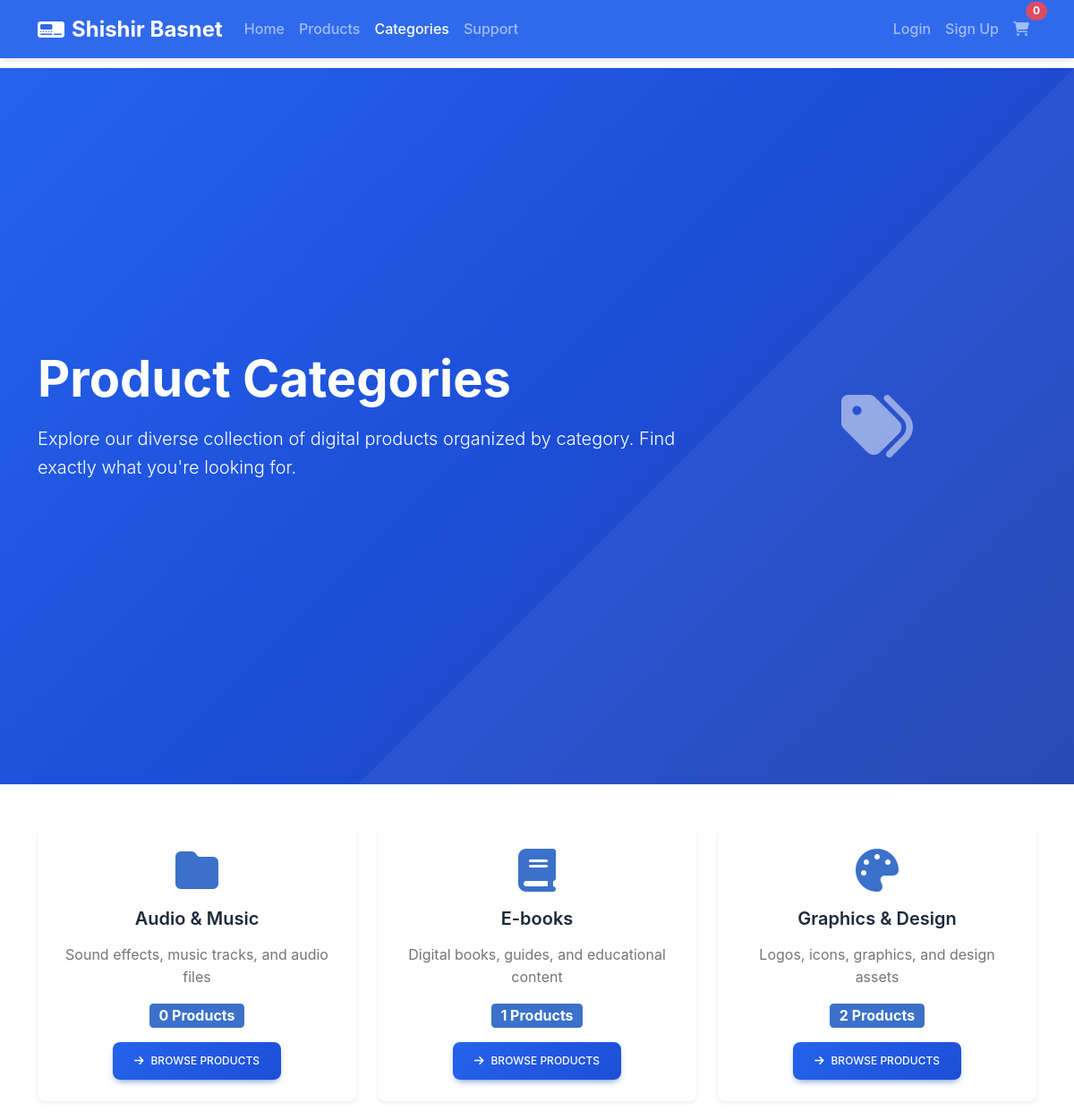
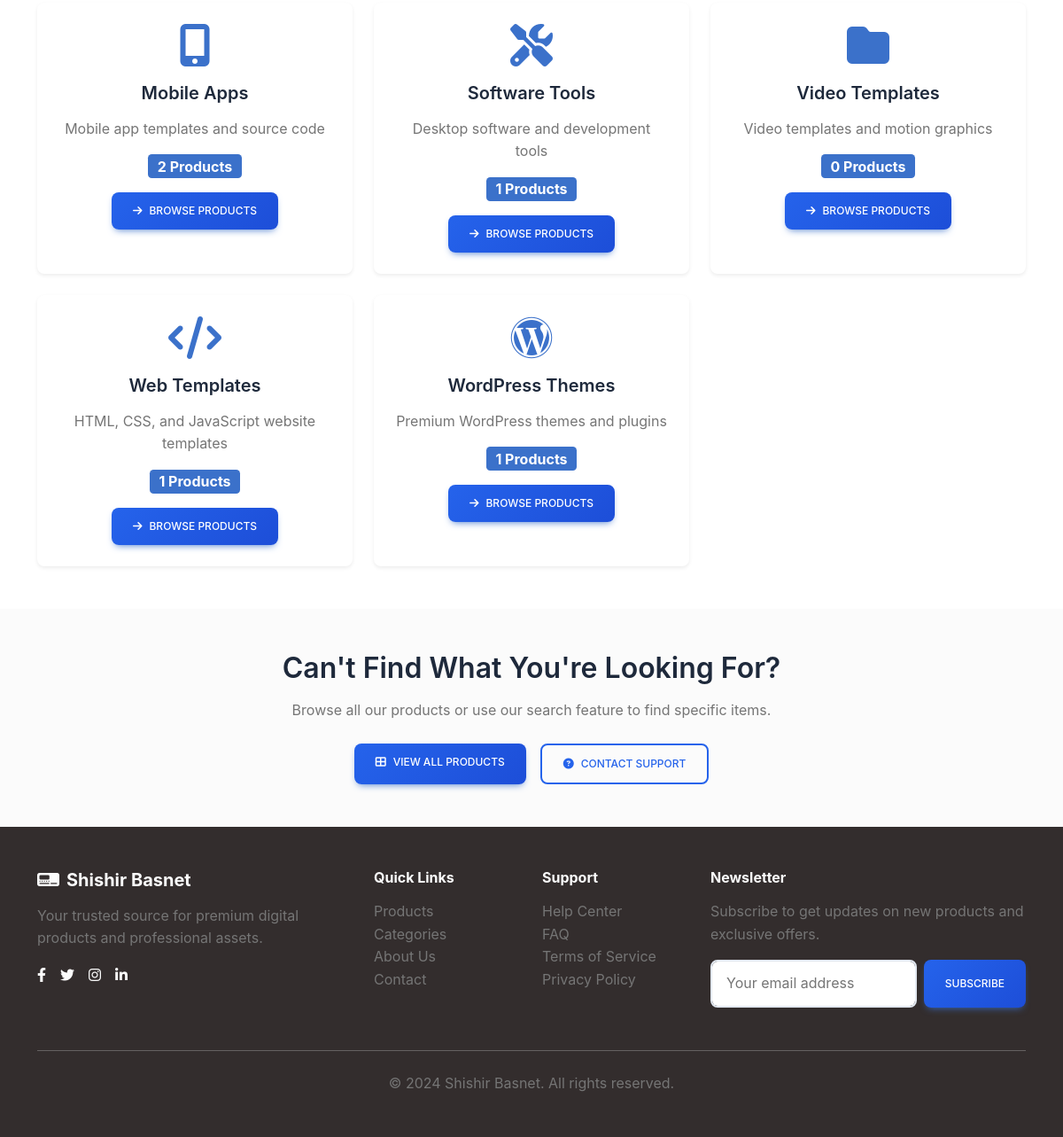
/categories.php, run on the app's committed database (2 pictures, top to bottom).
### tables this page shows
CREATE TABLE `categories` (
  `id` int(11) NOT NULL AUTO_INCREMENT,
  `name` varchar(255) NOT NULL,
  `slug` varchar(255) NOT NULL,
  `description` text,
  `image` varchar(255) DEFAULT NULL,
  `parent_id` int(11) DEFAULT NULL,
  `sort_order` int(11) DEFAULT 0,
  `status` enum('active','inactive') DEFAULT 'active',
  `created_at` timestamp DEFAULT CURRENT_TIMESTAMP,
  `updated_at` timestamp DEFAULT CURRENT_TIMESTAMP ON UPDATE CURRENT_TIMESTAMP,
  PRIMARY KEY (`id`),
  UNIQUE KEY `slug` (`slug`),
  KEY `parent_id` (`parent_id`),
  KEY `idx_status` (`status`),
  CONSTRAINT `categories_ibfk_1` FOREIGN KEY (`parent_id`) REFERENCES `categories` (`id`) ON DELETE SET NULL
);

### categories.php (the view, shortened to what this page needs)
<?php
require_once 'config/database.php';
$user = null;
$stmt = $pdo->query("
    SELECT c.*, COUNT(p.id) as product_count
    FROM categories c
    LEFT JOIN products p ON c.id = p.category_id AND p.status = 'active'
    WHERE c.status = 'active'
    GROUP BY c.id
    ORDER BY c.name ASC
");
$categories = $stmt->fetchAll();
?>
<!DOCTYPE html>
<html lang="en">
<head>
    <link href="https://cdnjs.cloudflare.com/ajax/libs/mdb-ui-kit/6.4.2/mdb.min.css" rel="stylesheet">
    <link href="https://cdnjs.cloudflare.com/ajax/libs/font-awesome/6.4.0/css/all.min.css" rel="stylesheet">
    <link href="assets/css/style.css" rel="stylesheet">
</head>
<body>
    <nav class="navbar navbar-expand-lg navbar-dark bg-primary fixed-top">
        <div class="container">
            <a class="navbar-brand fw-bold" href="index.php">
                <i class="fas fa-digital-tachograph me-2"></i>Shishir Basnet
            </a>
            <div class="collapse navbar-collapse" id="navbarNav">
                <ul class="navbar-nav me-auto">
                    <li class="nav-item">
                        <a class="nav-link" href="index.php">Home</a>
                    </li>
                    <li class="nav-item">
                        <a class="nav-link" href="products.php">Products</a>
                    </li>
                    <li class="nav-item">
                        <a class="nav-link active" href="categories.php">Categories</a>
                    </li>
                    <li class="nav-item">
                        <a class="nav-link" href="support.php">Support</a>
                    </li>
                </ul>
                <ul class="navbar-nav">
                    <?php if ($user): ?>
                        <li class="nav-item dropdown">
                            <a class="nav-link dropdown-toggle" href="#" role="button" data-mdb-toggle="dropdown">
                                <i class="fas fa-user-circle me-1"></i><?php echo htmlspecialchars($user['name']); ?>
                            </a>
                            <ul class="dropdown-menu">
                                <li><a class="dropdown-item" href="profile.php">My Profile</a></li>
                                <li><a class="dropdown-item" href="orders.php">My Orders</a></li>
                                <li><hr class="dropdown-divider"></li>
                                <li><a class="dropdown-item" href="auth/logout.php">Logout</a></li>
                            </ul>
                        </li>
                    <?php else: ?>
                        <li class="nav-item">
                            <a class="nav-link" href="auth/login.php">Login</a>
                        </li>
                        <li class="nav-item">
                            <a class="nav-link" href="auth/signup.php">Sign Up</a>
                        </li>
                    <?php endif; ?>
                    <li class="nav-item">
                        <a class="nav-link position-relative" href="cart.php">
                            <i class="fas fa-shopping-cart"></i>
                            <span class="cart-count badge bg-danger position-absolute top-0 start-100 translate-middle rounded-pill">0</span>
                        </a>
                    </li>
                </ul>
            </div>
        </div>
    </nav>
    <section class="hero-section bg-primary text-white py-5">
        <div class="container">
            <div class="row align-items-center">
                <div class="col-lg-8">
                    <h1 class="display-4 fw-bold mb-3">Product Categories</h1>
                    <p class="lead mb-4">Explore our diverse collection of digital products organized by category. Find exactly what you're looking for.</p>
                </div>
                <div class="col-lg-4 text-center">
                    <i class="fas fa-tags fa-5x opacity-50"></i>
                </div>
            </div>
        </div>
    </section>
    <section class="py-5">
        <div class="container">
            <div class="row g-4">
                <?php foreach ($categories as $category): ?>
                    <div class="col-lg-4 col-md-6">
                        <div class="card category-card h-100 shadow-sm">
                            <div class="card-body text-center p-4">
                                <div class="category-icon mb-3">
                                    <?php
                                    $icons = [
                                        'Web Templates' => 'fas fa-code',
                                        'Graphics & Design' => 'fas fa-palette',
                                        'Mobile Apps' => 'fas fa-mobile-alt',
                                        'WordPress Themes' => 'fab fa-wordpress',
                                        'E-books' => 'fas fa-book',
                                        'Software Tools' => 'fas fa-tools'
                                    ];
                                    $icon = $icons[$category['name']] ?? 'fas fa-folder';
                                    ?>
                                    <i class="<?php echo $icon; ?> fa-3x text-primary"></i>
                                </div>
                                <h5 class="card-title mb-3"><?php echo htmlspecialchars($category['name']); ?></h5>
                                <?php if ($category['description']): ?>
                                    <p class="card-text text-muted mb-3"><?php echo htmlspecialchars($category['description']); ?></p>
                                <?php endif; ?>
                                <div class="mb-3">
                                    <span class="badge bg-primary fs-6"><?php echo number_format($category['product_count']); ?> Products</span>
                                </div>
                                <a href="products.php?category=<?php echo $category['id']; ?>" class="btn btn-primary">
                                    <i class="fas fa-arrow-right me-2"></i>Browse Products
                                </a>
                            </div>
                        </div>
                    </div>
                <?php endforeach; ?>
            </div>
        </div>
    </section>
    <section class="bg-light py-5">
        <div class="container text-center">
            <div class="row justify-content-center">
                <div class="col-lg-8">
                    <h2 class="mb-3">Can't Find What You're Looking For?</h2>
                    <p class="text-muted mb-4">Browse all our products or use our search feature to find specific items.</p>
                    <div class="d-flex gap-3 justify-content-center flex-wrap">
                        <a href="products.php" class="btn btn-primary">
                            <i class="fas fa-th-large me-2"></i>View All Products
                        </a>
                        <a href="support.php" class="btn btn-outline-primary">
                            <i class="fas fa-question-circle me-2"></i>Contact Support
                        </a>
                    </div>
                </div>
            </div>
        </div>
    </section>
    <footer class="bg-dark text-light py-5">
        <div class="container">
            <div class="row">
                <div class="col-lg-4 mb-4">
                    <h5 class="fw-bold mb-3">
                        <i class="fas fa-digital-tachograph me-2"></i>Shishir Basnet
                    </h5>
                    <p class="text-muted">Your trusted source for premium digital products and professional assets.</p>
                    <div class="d-flex gap-3">
                        <a href="#" class="text-light"><i class="fab fa-facebook-f"></i></a>
                        <a href="#" class="text-light"><i class="fab fa-twitter"></i></a>
                        <a href="#" class="text-light"><i class="fab fa-instagram"></i></a>
                        <a href="#" class="text-light"><i class="fab fa-linkedin-in"></i></a>
                    </div>
                </div>
                <div class="col-lg-2 mb-4">
                    <h6 class="fw-bold mb-3">Quick Links</h6>
                    <ul class="list-unstyled">
                        <li><a href="products.php" class="text-muted text-decoration-none">Products</a></li>
                        <li><a href="categories.php" class="text-muted text-decoration-none">Categories</a></li>
                        <li><a href="about.php" class="text-muted text-decoration-none">About Us</a></li>
                        <li><a href="contact.php" class="text-muted text-decoration-none">Contact</a></li>
                    </ul>
                </div>
                <div class="col-lg-2 mb-4">
                    <h6 class="fw-bold mb-3">Support</h6>
                    <ul class="list-unstyled">
                        <li><a href="support.php" class="text-muted text-decoration-none">Help Center</a></li>
                        <li><a href="faq.php" class="text-muted text-decoration-none">FAQ</a></li>
                        <li><a href="terms.php" class="text-muted text-decoration-none">Terms of Service</a></li>
                        <li><a href="privacy.php" class="text-muted text-decoration-none">Privacy Policy</a></li>
                    </ul>
                </div>
                <div class="col-lg-4 mb-4">
                    <h6 class="fw-bold mb-3">Newsletter</h6>
                    <p class="text-muted">Subscribe to get updates on new products and exclusive offers.</p>
                    <form class="d-flex">
                        <input type="email" class="form-control me-2" placeholder="Your email address">
                        <button type="submit" class="btn btn-primary">Subscribe</button>
                    </form>
                </div>
            </div>
            <hr class="my-4">
            <div class="text-center">
                <p class="text-muted mb-0">&copy; 2024 Shishir Basnet. All rights reserved.</p>
            </div>
        </div>
    </footer>
</body>
</html>

### assets/css/style.css (style rules this page uses)
:root { --primary-color: #2563eb; --secondary-color: #64748b; --success-color: #10b981; --warning-color: #f59e0b; --danger-color: #ef4444; --dark-color: #1e293b; --light-color: #f8fafc; --border-radius: 8px; --box-shadow: 0 4px 6px -1px rgba(0, 0, 0, 0.1); --transition: all 0.3s ease; }
[data-theme="light"] { --bg-primary: #ffffff; --bg-secondary: #f8fafc; --text-primary: #1e293b; --text-secondary: #64748b; --border-color: #e2e8f0; }
* { box-sizing: border-box; }
body { font-family: 'Inter', -apple-system, BlinkMacSystemFont, 'Segoe UI', Roboto, sans-serif; line-height: 1.6; color: var(--text-primary, #1e293b); background-color: var(--bg-primary, #ffffff); transition: var(--transition); padding-top: 76px; }
h1, h2, h3, h4, h5, h6 { font-weight: 600; line-height: 1.2; margin-bottom: 1rem; }
.display-4 { font-weight: 700; font-size: 2.5rem; }
@media (min-width: 768px) { .display-4 { font-size: 3.5rem; } }
.navbar { backdrop-filter: blur(10px); background-color: rgba(37, 99, 235, 0.95) !important; box-shadow: var(--box-shadow); }
.navbar-brand { font-size: 1.5rem; font-weight: 700; }
.navbar-nav .nav-link { font-weight: 500; padding: 0.5rem 1rem; border-radius: var(--border-radius); transition: var(--transition); }
.hero-section { background: linear-gradient(135deg, #2563eb 0%, #1d4ed8 50%, #1e40af 100%); min-height: 100vh; display: flex; align-items: center; position: relative; overflow: hidden; }
.hero-section::before { content: ''; position: absolute; top: 0; left: 0; right: 0; bottom: 0; background-size: cover; }
.hero-section .container { position: relative; z-index: 1; }
.card { border: none; border-radius: var(--border-radius); box-shadow: var(--box-shadow); transition: var(--transition); background-color: var(--bg-primary); border: 1px solid var(--border-color, #e2e8f0); }
.btn { border-radius: var(--border-radius); font-weight: 500; padding: 0.75rem 1.5rem; transition: var(--transition); border: none; }
.btn-primary { background: linear-gradient(135deg, var(--primary-color) 0%, #1d4ed8 100%); }
.btn-outline-primary { border: 2px solid var(--primary-color); color: var(--primary-color); }
.form-control { border-radius: var(--border-radius); border: 2px solid var(--border-color, #e2e8f0); padding: 0.75rem 1rem; transition: var(--transition); background-color: var(--bg-primary); color: var(--text-primary); }
footer { background-color: var(--dark-color) !important; color: #cbd5e1; }
footer a { color: #94a3b8; transition: var(--transition); }
.category-card { transition: var(--transition); border: none; }
.category-card .category-icon { transition: var(--transition); }
.category-card .btn { transition: var(--transition); }

### data on the page
categories: name "Audio & Music", description "Sound effects, music tracks, and audio files", product_count "0"
categories: name "E-books", description "Digital books, guides, and educational content", product_count "1"
categories: name "Graphics & Design", description "Logos, icons, graphics, and design assets", product_count "2"
categories: name "Mobile Apps", description "Mobile app templates and source code", product_count "2"
categories: name "Software Tools", description "Desktop software and development tools", product_count "1"
categories: name "Video Templates", description "Video templates and motion graphics", product_count "0"
categories: name "Web Templates", description "HTML, CSS, and JavaScript website templates", product_count "1"
categories: name "WordPress Themes", description "Premium WordPress themes and plugins", product_count "1"
